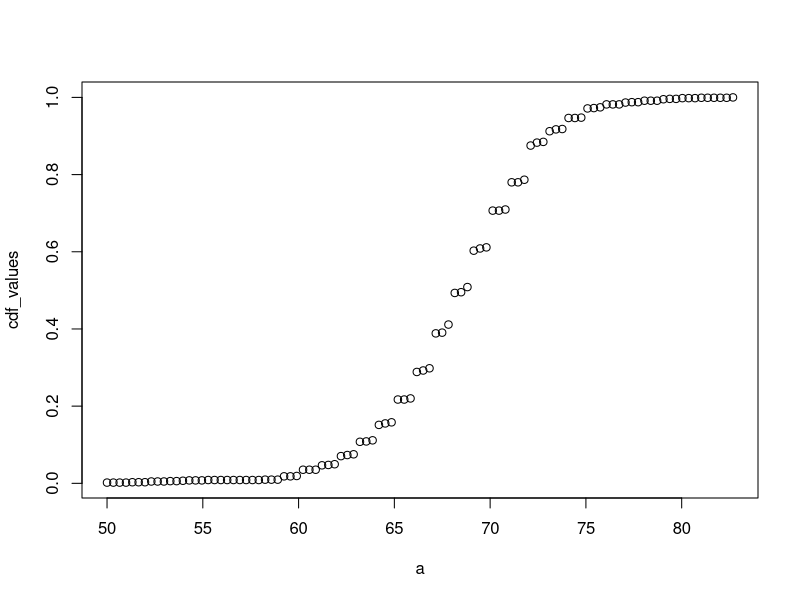

R code for this plot:
library(dslabs)

data(murders)
head(murders)

names

## -------------------------------------Distributions----------------------------------------
# Key Points: 
#   Frequency tables are the simplest way to show categorical distribution (through prop.table)
#   Cumulative distribution function is a function used to report proportion of data below a certain value a F(a) = Pr(x <= a)

library(dslabs)
data(heights)

#Proportion of the table heights that is divided into the subcategories in the row 'sex'
prop.table(table(heights$sex))

names(heights)

my_data = heights['height']

a = seq(min(my_data), max(my_data), length=100)
cdf_function = function(x){
  mean(my_data <= x)
}
cdf_values = sapply(a, cdf_function)
plot(a, cdf_values)

# The CDF defines a proportion of data below the cutoff a. Meaning that to determine the proportion of values above A,
# we would compute 1 - cdf. 

# Smooth Density Plots

# Normal Distributions (Bell Curve; Gaussian Distributions)
